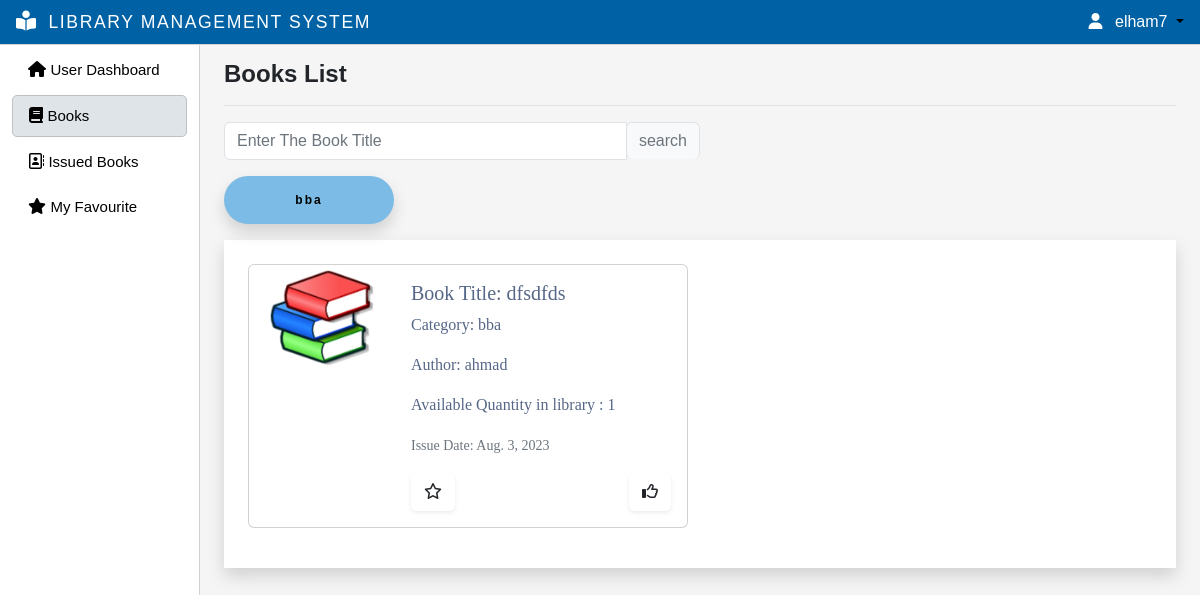
/book_list/ (signed in), run on an earlier commit of the app's database.
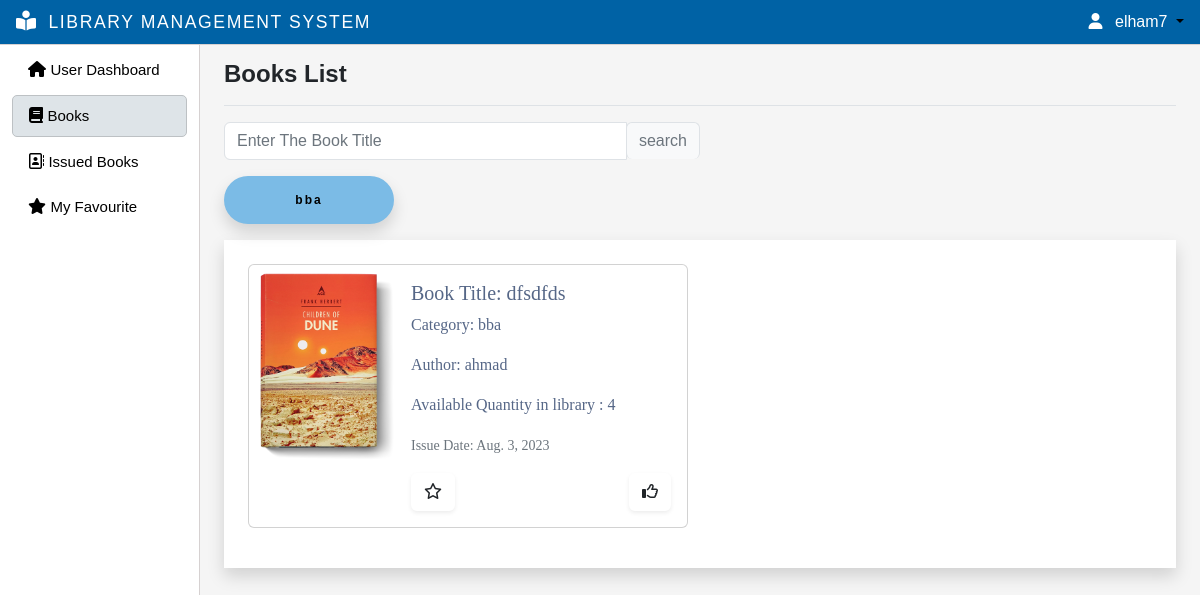
And on a later commit of the database.
### myapp/models.py (models this page shows, shortened)
class Books(models.Model):
    isbn_number = models.CharField(max_length=20,null=True,blank=True)
    title = models.CharField(max_length=20)
    book_descriptions = models.TextField(max_length=1000, null=True, blank=True)
    category = models.ForeignKey(Category, on_delete=models.CASCADE)
    author = models.ForeignKey(Author, on_delete=models.CASCADE)
    available_quantity = models.IntegerField(default=0)
    cover_photo = models.ImageField(
        upload_to='images/', null=True, blank=True,  default='images/default.jpg')
    issue_date = models.DateField(auto_now_add=True)
    book_file = models.FileField(upload_to="files/",null=True,blank=True)
    class Meta:
        ordering = ['issue_date']

class Category(models.Model):
    name = models.CharField(max_length=200)
    status = models.BooleanField(default=True)
    def __str__(self):
        return self.name

class Author(models.Model):
    name = models.CharField(max_length=100,null=True, blank=True)
    def __str__(self):
        return self.name

### myapp/decorators.py (the view)
        def wrapper_func(request, *args, **kwargs):
            group = None
            if request.user.group:
                group = request.user.group.name
            if group in allowed_roles:
                return view_func(request, *args, **kwargs)
            else:
                return HttpResponse('Your are not authorized to view this page!')

### myapp/utils.py (called while the page is built)
def paginateBooks(request, book, results):
    page = request.GET.get('page')
    paginator = Paginator(book, results)
    try:
        book = paginator.page(page)
    except PageNotAnInteger:
        page = 1
        book = paginator.page(page)
    except EmptyPage:
        page = paginator.num_pages
        book = paginator.page(page)
    leftIndex = (int(page) - 4)
    if leftIndex < 1:
        leftIndex = 1
    rightIndex = (int(page) + 5)
    if rightIndex > paginator.num_pages:
        rightIndex = paginator.num_pages + 1
    custom_range = range(leftIndex, rightIndex)
    return custom_range, book

def searchbooks(request):
    search_book = ''
    if request.GET.get('search_book'):
        search_book = request.GET.get('search_book')
    book = Books.objects.filter(Q(title__icontains=search_book)|
                                Q(author__name__icontains=search_book)|
                                 Q(category__name__icontains=search_book)
                                 )
    return book, search_book

### myapp/templates/book_list_to_student.html (shortened to what this page needs)
{% extends 'main.html' %}
{% block title %}Books List{% endblock title %}
{% block content %}
<div class="search-customization">
	<div class="mb-3 w-50">
	  <form id="searchForm" action="{% url 'books-management' %}" method="GET">
		<div class="input-group">
		  <input
			class="form-control border"
			type="search"
			placeholder="Enter The Book Title"
			id="example-search-input"
			name="search_book"
			value="{{search_book}}"
		  />
		  <span class="input-group-append">
			<input
			  class="btn btn-outline-secondary bg-light border-bottom-0 border "
			  type="submit"
			  value="search"
			/>
		  </span>
		</div>
	  </form>
	</div>
</div>
<div class="d-flex justify-content-start gap-2 mb-3">
	{% for category in categories %}
		<a  href="{% url 'book-list' %}?filter_by={{ category.name }}">
			<div >
				<button class="landing-button shadow {% if category.name == request.GET.filter_by %}active{% endif %}">{{category.name}}</button>
			</div>
		</a>
	{% endfor %}
</div>
<div class="p-4 shadow bg-white ">
	<div class="row">
			{% for book in books %}
				<div class="col-md-6">
					<div class="card mb-3" style="max-width: 540px;">
						<div class="row g-0">
							<div class="col-md-4">
								{% if book.cover_photo %}
								<img src="{{ book.cover_photo.url }}" class="img-fluid rounded-start" alt="">
								{% endif %}
							</div>
							<div class="col-md-8">
								<div class="card-body">
									<h5 class="card-title" id="bookTitle{{book.id}}">Book Title: {{book.title}}</h5>
									<p class="card-text">Category: {{book.category}}</p>
									<p class="card-text">Author: {{book.author}}</p>
									<p class="card-text">Available Quantity in library : {{book.available_quantity}}</p>
									<p class="card-text"><small class="text-muted">Issue Date: {{book.issue_date}}</small></p>
										<div class="d-flex justify-content-between">
												{% if book.is_favourite %}
													<a href="{% url 'favourite' book_id=book.id favourite=0 %}" class="btn btn-default shadow-sm">
														<i class="fa-solid fa-star text-warning"></i>
													</a>
												{% else %}
												<a href="{% url 'favourite' book_id=book.id favourite=1 %}" class="btn btn-default shadow-sm">
												<i class="fa-regular fa-star"></i>
												</a>
												{% endif %}
												{% if book.is_liked %}
													<a href="{% url 'like' book_id=book.id like=0 %}" class="btn btn-default shadow-sm">
														<i class="fa-solid fa-thumbs-up text-primary"></i>
													</a>
												{% else %}
													<a href="{% url 'like' book_id=book.id like=1 %}"class="btn btn-default shadow-sm">
														<i class="fa-regular fa-thumbs-up"></i>
													</a>
												{% endif %}
										</div>
								</div>
							</div>
						</div>
					</div>
				</div>
			{% endfor %}
	</div>
</div>
<br>
{% endblock content %}

What changed in the data, as far as the page shows it:
changed Books "dfsdfds": cover_photo: picture added in place of a placeholder; available_quantity "1" → "4"
